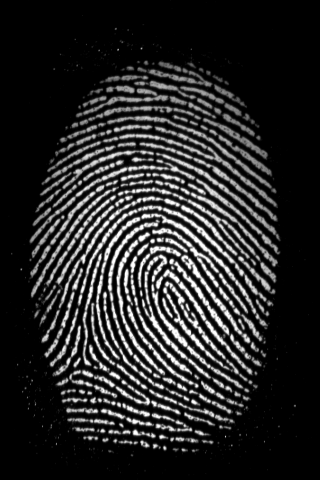
#> input picture img3.png, 320 x 480 px
$ python count.py   (older library calls are emulated)
#> lines starting #> are read from the running program, lines starting #| are printed output that depends on the picture; after the words box and inside, x2 and y2 are one past the last pixel; in counts of white or black regions, pixels touching at a corner belong together
import imageio
from skimage.morphology import disk
from skimage.filters import rank
from skimage import img_as_ubyte
import numpy as np
import cv2

def locate_triradius_core(image_path):
#> called with image_path = 'img3.png'
    fingerprint_image = imageio.imread(image_path, pilmode="L")
#> fingerprint_image is the input picture: shape (480, 320); min 0, max 255, mean 39.5
    ridges = fingerprint_image - rank.median(fingerprint_image, disk(10))
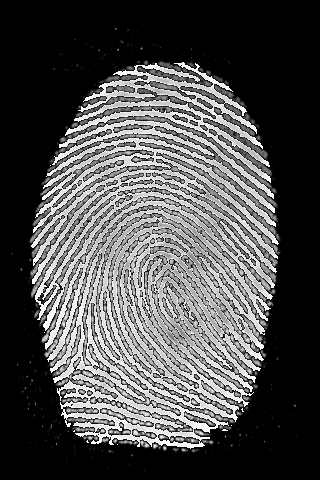
#> ridges: shape (480, 320); min 0, max 255, mean 79.4
    ridges_uint8 = img_as_ubyte(ridges)
    _, binary_image = cv2.threshold(ridges_uint8, 0, 255, cv2.THRESH_BINARY + cv2.THRESH_OTSU)
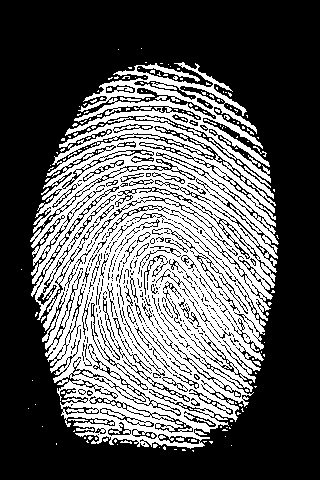
#> binary_image: shape (480, 320); 35.9% white; 187 white regions (175 under 20 px)
    contours, _ = cv2.findContours(binary_image, cv2.RETR_EXTERNAL, cv2.CHAIN_APPROX_SIMPLE)
#> contours = 128 contours, 127 with area under 20; largest, box (x1, y1, x2, y2) and area: (30, 62, 279, 449) 68574
    triradius_contour = max(contours, key=cv2.contourArea)
#> triradius_contour = contour of 2650 points, box (x1, y1, x2, y2) (30, 62, 279, 449), area 68574
    triradius = tuple(triradius_contour[triradius_contour[:, :, 1].argmin()][0])
#> triradius = (182, 62)
    contours = [c for c in contours if c is not triradius_contour]  # Exclude triradius_contour
#> contours = 127 contours, all with area under 20
    core_contour = max(contours, key=cv2.contourArea)
#> core_contour = contour of 19 points, box (x1, y1, x2, y2) (76, 428, 94, 431), area 18
    core = tuple(core_contour[core_contour[:, :, 1].argmin()][0])
#> core = (76, 428)

    return triradius, core

def count_ridges(image, roi_contour):
    if len(image.shape) == 2:
        gray = image
    else:
        gray = cv2.cvtColor(image, cv2.COLOR_BGR2GRAY)

    kernel = np.array([[-1, -1, -1], [-1, 10, -1], [-1, -1, -1]])
    ridge_image = cv2.filter2D(gray, cv2.CV_64F, kernel)

    mask = np.zeros_like(gray, dtype=np.uint8)
    cv2.drawContours(mask, [roi_contour], -1, (255), thickness=cv2.FILLED)

    region_of_interest = cv2.bitwise_and(ridge_image, ridge_image, mask=mask)
    _, binarized = cv2.threshold(region_of_interest, 0, 255, cv2.THRESH_BINARY)
    contours, _ = cv2.findContours(binarized.astype(np.uint8), cv2.RETR_EXTERNAL, cv2.CHAIN_APPROX_SIMPLE)
    ridge_count = len(contours)

    return ridge_count

def count_ridges_between_triradius_core(image_path, triradius, core):
    fingerprint_image = imageio.imread(image_path, pilmode="L")

    x, y, w, h = cv2.boundingRect(np.array([triradius, core], dtype=np.int32))
    roi_contour = np.array([[x, y], [x+w, y], [x+w, y+h], [x, y+h]], dtype=np.int32)
    ridge_count_result = count_ridges(fingerprint_image, roi_contour)

    return ridge_count_result

image_path = "img3.png"
triradius, core = locate_triradius_core(image_path)
#> triradius = (182, 62); core = (76, 428)
ridge_count_result = count_ridges_between_triradius_core(image_path, triradius, core)
#> in count_ridges_between_triradius_core, `x, y, w, h = cv2.boundingRect(np.array([triradius, core], dtype=np.int..`: x = 76; y = 62; w = 107; h = 367
#> in count_ridges_between_triradius_core, `roi_contour = np.array([[x, y], [x+w, y], [x+w, y+h], [x, y+h]], dtype..`: roi_contour = [[76, 62], [183, 62], [183, 429], [76, 429]]
#> in count_ridges, `ridge_image = cv2.filter2D(gray, cv2.CV_64F, kernel)`:
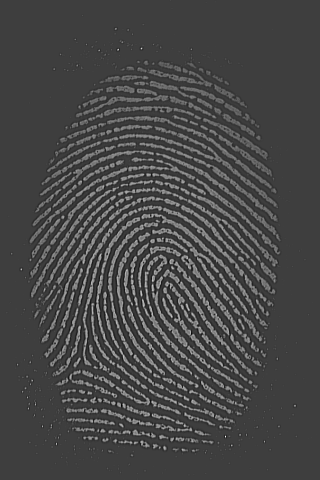
#> ridge_image: shape (480, 320) float64; min -580, max 1787, mean 79; drawn with min black and max white
#> in count_ridges, `cv2.drawContours(mask, [roi_contour], -1, (255), thickness=cv2.FILLED)`:
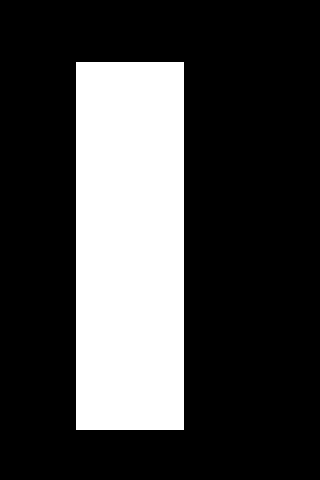
#> mask: shape (480, 320); 25.9% white; 1 white region, box (x1, y1, x2, y2) and area: (76, 62, 184, 430) 39744
#> in count_ridges, `region_of_interest = cv2.bitwise_and(ridge_image, ridge_image, mask=ma..`:
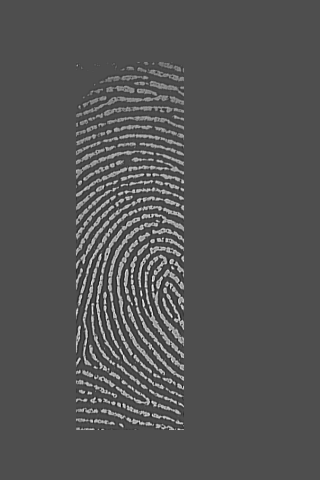
#> region_of_interest: shape (480, 320) float64; min -580, max 1307, mean 41.7; drawn with min black and max white
#> in count_ridges, `_, binarized = cv2.threshold(region_of_interest, 0, 255, cv2.THRESH_BI..`:
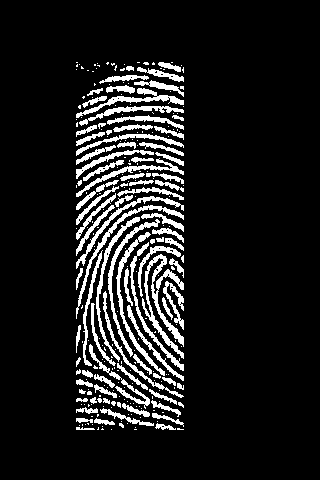
#> binarized: shape (480, 320) float64; 11.2% white; 272 white regions (184 under 20 px)
#> in count_ridges, `contours, _ = cv2.findContours(binarized.astype(np.uint8), cv2.RETR_EX..`: contours = 272 contours, 197 with area under 20; largest, box (x1, y1, x2, y2) and area: (142, 254, 184, 359) 864, (116, 232, 165, 376) 518, (108, 219, 160, 357) 466, (76, 205, 184, 319) 456, (76, 88, 184, 118) 454
#> in count_ridges, `ridge_count = len(contours)`: ridge_count = 272
#> ridge_count_result = 272

print(f"Triradius: {triradius}")
#| Triradius: (182, 62)
print(f"Core: {core}")
#| Core: (76, 428)
print(f"Number of ridges between triradius and core: {ridge_count_result}")
#| Number of ridges between triradius and core: 272

$ run again, with img.png copied over img3.png
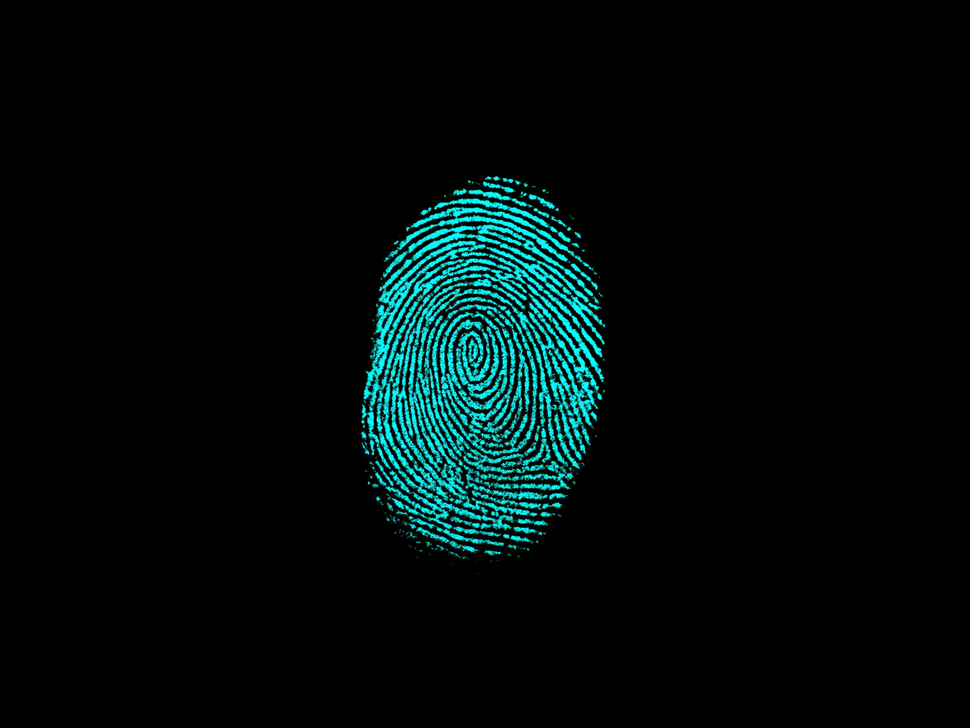
#> input picture img.png, 970 x 728 px, shrunk from 2400 x 1801 before the run
#> in locate_triradius_core, `_, binary_image = cv2.threshold(ridges_uint8, 0, 255, cv2.THRESH_BINAR..`:
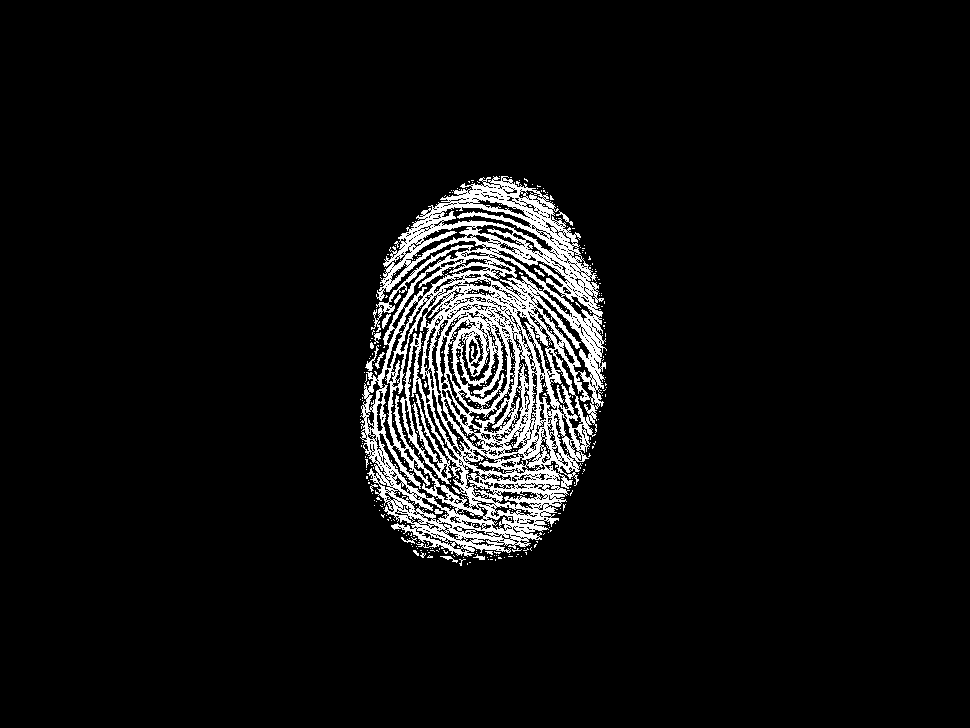
#> binary_image: shape (728, 970); 6.2% white; 357 white regions (342 under 20 px)
#> in locate_triradius_core, `contours, _ = cv2.findContours(binary_image, cv2.RETR_EXTERNAL, cv2.CH..`: contours = 222 contours, 214 with area under 20; largest, box (x1, y1, x2, y2) and area: (360, 176, 607, 557) 67405, (365, 345, 379, 371) 50, (382, 314, 391, 329) 42, (556, 211, 573, 226) 34, (375, 352, 385, 369) 28, (374, 332, 381, 344) 26, (440, 556, 458, 563) 23, (394, 294, 401, 304) 22
#> triradius_contour = contour of 2207 points, box (x1, y1, x2, y2) (360, 176, 607, 557), area 67405
#> in locate_triradius_core, `triradius = tuple(triradius_contour[triradius_contour[:, :, 1].argmin(..`: triradius = (493, 176)
#> in locate_triradius_core, `contours = [c for c in contours if c is not triradius_contour]`: contours = 221 contours, 214 with area under 20; largest, box (x1, y1, x2, y2) and area: (365, 345, 379, 371) 50, (382, 314, 391, 329) 42, (556, 211, 573, 226) 34, (375, 352, 385, 369) 28, (374, 332, 381, 344) 26, (440, 556, 458, 563) 23, (394, 294, 401, 304) 22
#> core_contour = contour of 47 points, box (x1, y1, x2, y2) (365, 345, 379, 371), area 50
#> in locate_triradius_core, `core = tuple(core_contour[core_contour[:, :, 1].argmin()][0])`: core = (377, 345)
#> `triradius, core = locate_triradius_core(image_path)`: triradius = (493, 176); core = (377, 345)
#> x = 377; y = 176; w = 117; h = 170
#> roi_contour = [[377, 176], [494, 176], [494, 346], [377, 346]]
#> mask: shape (728, 970); 2.9% white; 1 white region, box (x1, y1, x2, y2) and area: (377, 176, 495, 347) 20178
#> in count_ridges, `_, binarized = cv2.threshold(region_of_interest, 0, 255, cv2.THRESH_BI..`:
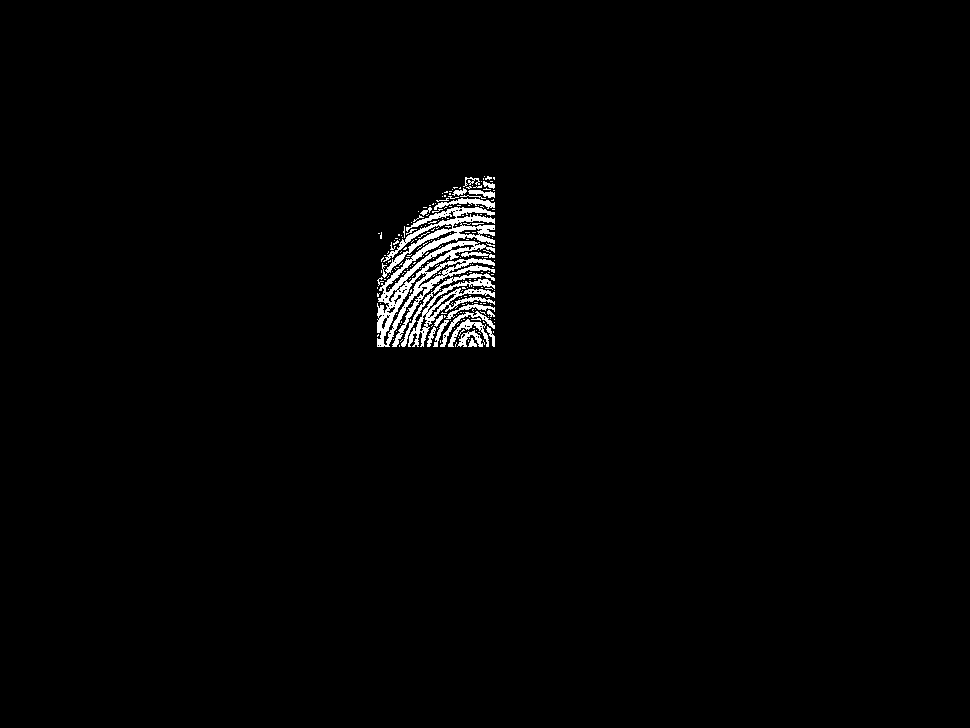
#> binarized: shape (728, 970) float64; 1.4% white; 244 white regions (222 under 20 px)
#> in count_ridges, `contours, _ = cv2.findContours(binarized.astype(np.uint8), cv2.RETR_EX..`: contours = 227 contours, 208 with area under 20; largest, box (x1, y1, x2, y2) and area: (377, 207, 495, 347) 5209, (408, 279, 495, 347) 1046, (401, 273, 495, 347) 298, (448, 319, 489, 347) 228, (434, 198, 495, 210) 210
#> ridge_count = 227
#| Triradius: (493, 176)
#| Core: (377, 345)
#| Number of ridges between triradius and core: 227
